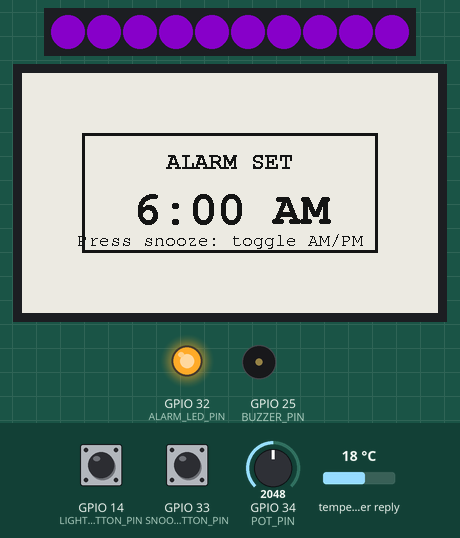
The sketch below on a simulated ESP32. Parts: 10 RGB LEDs in strip order, left to right, 416×240 one-colour display, output pins drawn as LEDs (lit = HIGH), buzzer (waves = sounding, pin HIGH). Inputs (shaded band) come from the test bench; at power-on: GPIO 33 (SNOOZE_BUTTON_PIN) HIGH, GPIO 34 (POT_PIN) = 2048, GPIO 14 (LIGHT_BUTTON_PIN) HIGH, temperature in the weather reply 18 °C. Dim RGB values are drawn brighter than linear; WiFi joins after 1.5 s; servers stay silent unless stated; the local clock reads 2024-03-15 10:24:30 at power-on unless the sketch sets it; web services answer with replies made up by the test bench; what the sketch prints to the serial monitor is not drawn.

Above: at 8.9 s.
9.0 s: GPIO 33 (SNOOZE_BUTTON_PIN) pulled LOW for 0.15 s
At 11.9 s:
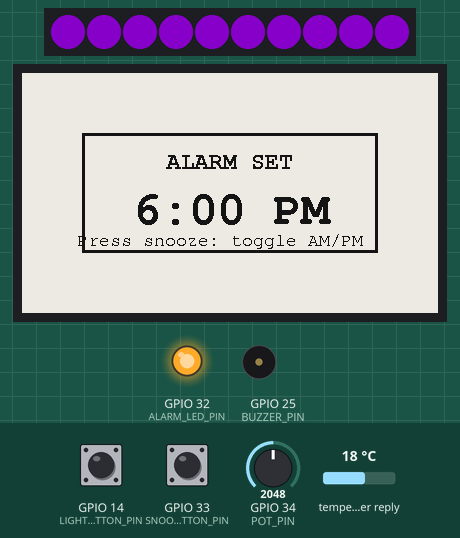
12.1 s: GPIO 34 (POT_PIN) set to 214
At 14.9 s:
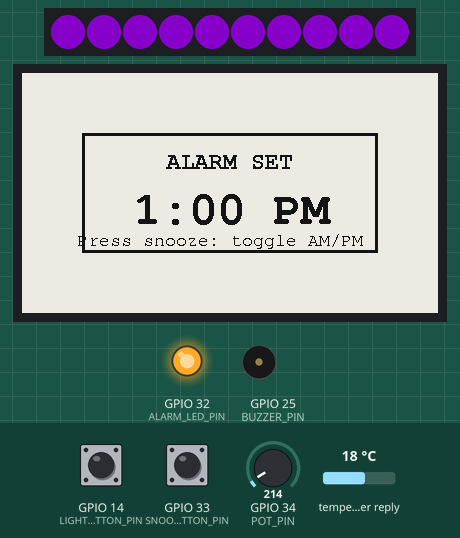
15.1 s: GPIO 34 (POT_PIN) set to 187
At 17.9 s:
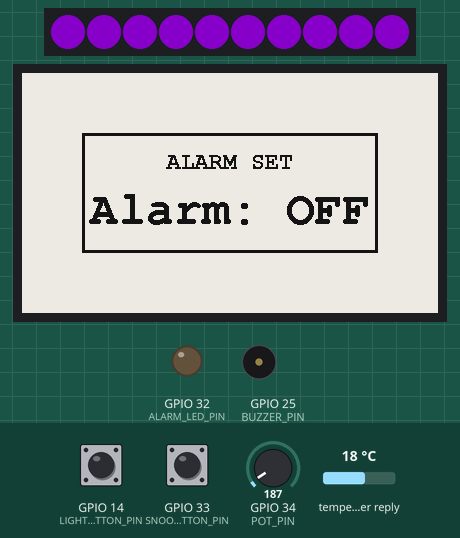
18.1 s: GPIO 14 (LIGHT_BUTTON_PIN) pulled LOW for 0.15 s
At 18.8 s:
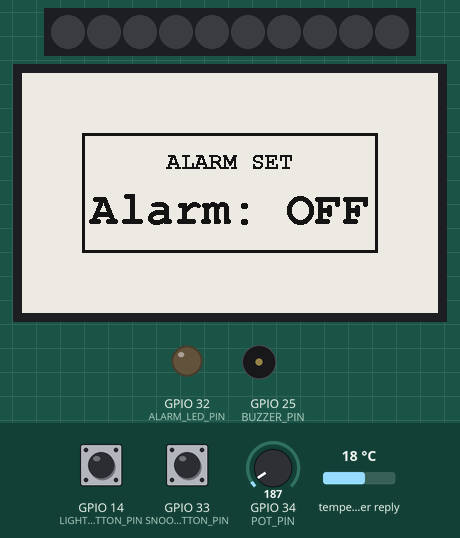
19.7 s: GPIO 34 (POT_PIN) set to 491
At 22.2 s:
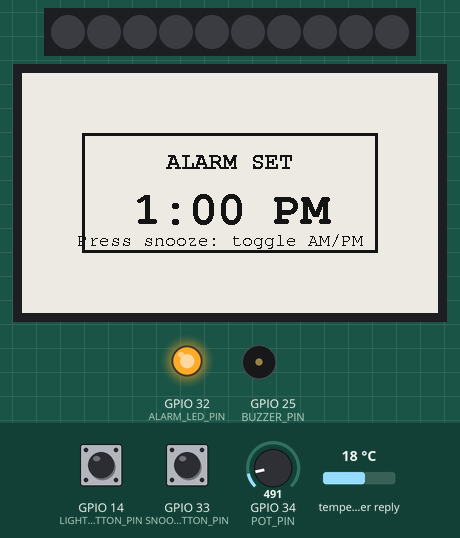
22.7 s: GPIO 33 (SNOOZE_BUTTON_PIN) pulled LOW for 1 s
At 26.2 s:
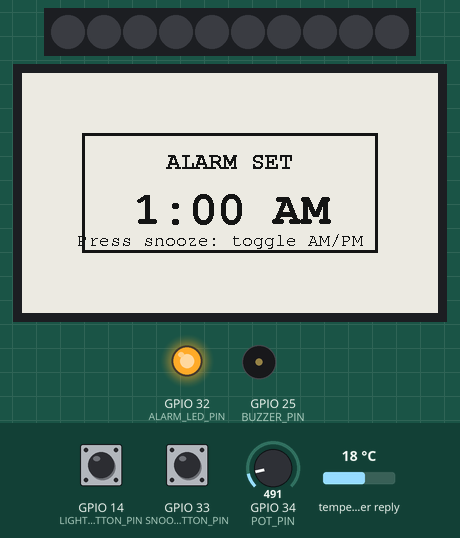
Timing chart, 0 to 27.7 s (numbered marks = the images above; inputs shaded):
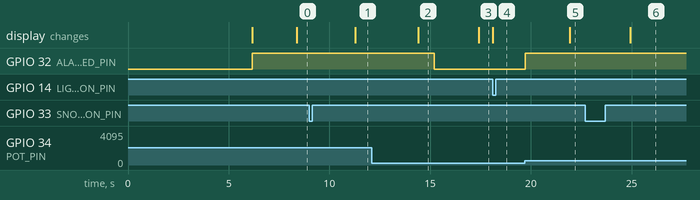

The sketch:

index.ino
```cpp
// MOTAT Desk Clock - ESP32 + WeAct 3.7" B&W e-paper (GDEY037T03)
// Features: NTP time, LED strip, light button, buzzer alarm, pot alarm set, snooze button, alarm LED
//
// ---- E-paper wiring ----
// VCC->3V3, GND->GND, DIN->D23, CLK->D18, CS->D5, DC->D26, RST->D27, BUSY->D4
//
// ---- LED strip ----
// VCC->VIN, GND->GND, DIN->D13
//
// ---- Light button ----  D14 + GND
// ---- Snooze button ----  D33 + GND
// ---- Buzzer ----  +->D25, -->GND
// ---- Alarm LED ----  +->D32, -->GND
// ---- Potentiometer ----  Left->GND, Middle->D34, Right->3V3

#include <GxEPD2_BW.h>
#include <Fonts/FreeMono9pt7b.h>
#include <Fonts/FreeMonoBold24pt7b.h>
#include <Fonts/FreeMonoBold12pt7b.h>
#include <WiFi.h>
#include <HTTPClient.h>
#include <ArduinoJson.h>
#include "time.h"
#include <FastLED.h>

// ---- WiFi credentials ----
const char* ssid     = "Wifi_name";
const char* password = "Wifi_password";


// ---- NTP settings (New Zealand) ----
const char* ntpServer          = "pool.ntp.org";
const long  gmtOffset_sec      = 12 * 3600;
const int   daylightOffset_sec = 0;

// ---- Open-Meteo API (NZ) ---- Town taken away for privacy
const char* weatherURL = "https://api.open-meteo.com/v1/forecast";

// ---- E-paper pins ----
#define CS_PIN   5
#define DC_PIN   26
#define RES_PIN  27
#define BUSY_PIN 4

// ---- LED strip ----
#define LED_PIN   13
#define NUM_LEDS  10
CRGB leds[NUM_LEDS];
bool ledsOn = true;

// ---- Buttons ----
#define LIGHT_BUTTON_PIN  14
#define SNOOZE_BUTTON_PIN 33

// ---- Buzzer ----
#define BUZZER_PIN 25

// ---- Alarm LED ----
#define ALARM_LED_PIN 32

// ---- Potentiometer ----
#define POT_PIN 34

// ---- Layout ----
#define SCREEN_W  416
#define SCREEN_H  240
#define DIVIDER_X 195
#define LEFT_W    185
#define RIGHT_X   203
#define PADDING   8

// ---- Weather state ----
struct DayForecast {
  char day[4];   // e.g. "Mon"
  int  tempMax;
  char condition[12]; // e.g. "Sunny"
};
DayForecast forecasts[4];
bool weatherLoaded = false;
unsigned long lastWeatherFetch = 0;
#define WEATHER_INTERVAL 3600000 // fetch every 1 hour

// ---- Alarm state ----
bool alarmRinging  = false;
int  alarmHour     = -1;
bool alarmIsAM     = true;
int  lastAlarmHour = -2;
unsigned long popupShownAt = 0;
bool showingPopup  = false;

GxEPD2_BW<GxEPD2_370_GDEY037T03, GxEPD2_370_GDEY037T03::HEIGHT> display(
  GxEPD2_370_GDEY037T03(CS_PIN, DC_PIN, RES_PIN, BUSY_PIN)
);

int lastMinute = -1;

// ---- WMO weather code to short description ----
const char* weatherCodeToString(int code) {
  if (code == 0)            return "Sunny";
  if (code <= 2)            return "P.Cloudy";
  if (code == 3)            return "Cloudy";
  if (code <= 49)           return "Foggy";
  if (code <= 59)           return "Drizzle";
  if (code <= 69)           return "Rainy";
  if (code <= 79)           return "Snowy";
  if (code <= 84)           return "Showers";
  if (code <= 99)           return "Stormy";
  return "Unknown";
}

// ---- Fetch weather from Open-Meteo ----
void fetchWeather() {
  if (WiFi.status() != WL_CONNECTED) return;

  HTTPClient http;
  http.begin(weatherURL);
  int httpCode = http.GET();

  if (httpCode == 200) {
    String payload = http.getString();
    DynamicJsonDocument doc(4096);
    DeserializationError error = deserializeJson(doc, payload);

    if (!error) {
      JsonArray times    = doc["daily"]["time"];
      JsonArray temps    = doc["daily"]["temperature_2m_max"];
      JsonArray codes    = doc["daily"]["weathercode"];

      // Day name lookup
      const char* dayNames[] = {"Sun","Mon","Tue","Wed","Thu","Fri","Sat"};

      for (int i = 0; i < 4; i++) {
        // Parse date string "YYYY-MM-DD"
        String dateStr = times[i].as<String>();
        struct tm t = {};
        strptime(dateStr.c_str(), "%Y-%m-%d", &t);
        mktime(&t);
        strncpy(forecasts[i].day, dayNames[t.tm_wday], 3);
        forecasts[i].day[3] = '\0';
        forecasts[i].tempMax = (int)round(temps[i].as<float>());
        strncpy(forecasts[i].condition, weatherCodeToString(codes[i].as<int>()), 11);
        forecasts[i].condition[11] = '\0';
      }
      weatherLoaded = true;
      lastWeatherFetch = millis();
      Serial.println("Weather fetched OK");
    }
  } else {
    Serial.printf("Weather fetch failed: %d\n", httpCode);
  }
  http.end();
}

// ---- Read alarm hour from potentiometer ----
int readAlarmHour() {
  int raw = analogRead(POT_PIN);
  if (raw < 200) return -1;
  return map(raw, 200, 4095, 1, 12);
}

// ---- Note frequencies ----
#define NOTE_C4  262
#define NOTE_D4  294
#define NOTE_E4  330
#define NOTE_F4  349
#define NOTE_G4  392
#define NOTE_A4  440
#define NOTE_B4  494
#define NOTE_C5  523
#define REST     0

// Ode to Joy melody
int melody[] = {
  NOTE_E4, NOTE_E4, NOTE_F4, NOTE_G4,
  NOTE_G4, NOTE_F4, NOTE_E4, NOTE_D4,
  NOTE_C4, NOTE_C4, NOTE_D4, NOTE_E4,
  NOTE_E4, NOTE_D4, NOTE_D4
};
int noteDurations[] = {
  4, 4, 4, 4,
  4, 4, 4, 4,
  4, 4, 4, 4,
  4, 2, 2
};

void playAlarmTone() {
  for (int i = 0; i < 15; i++) {
    int duration = 1000 / noteDurations[i];
    if (melody[i] == REST) {
      delay(duration);
    } else {
      tone(BUZZER_PIN, melody[i], duration);
      delay(duration * 1.3);
    }
    noTone(BUZZER_PIN);
  }
  delay(500); // pause between repeats
}

// ---- Draw weather panel ----
void drawWeatherPanel() {
  display.setFont(&FreeMono9pt7b);
  display.setTextSize(1);
  display.setTextColor(GxEPD_BLACK);

  if (!weatherLoaded) {
    display.setCursor(RIGHT_X + PADDING, 50);
    display.print("Loading");
    display.setCursor(RIGHT_X + PADDING, 68);
    display.print("weather...");
    return;
  }

  // Title
  display.setFont(&FreeMonoBold12pt7b);
  display.setCursor(RIGHT_X + PADDING, 25);
  display.print("Forecast");
  display.drawFastHLine(RIGHT_X + PADDING, 30, 170, GxEPD_BLACK);

  // 4 day forecast
  display.setFont(&FreeMono9pt7b);
  for (int i = 0; i < 4; i++) {
    char line[24];
    snprintf(line, sizeof(line), "%s %d'C %s",
             forecasts[i].day,
             forecasts[i].tempMax,
             forecasts[i].condition);
    display.setCursor(RIGHT_X + PADDING, 55 + i * 44);
    display.print(line);
  }
}

// ---- Show alarm popup ----
void showAlarmPopup(int hour, bool isAM) {
  char popupStr[20];
  if (hour == -1) {
    strcpy(popupStr, "Alarm: OFF");
  } else {
    snprintf(popupStr, sizeof(popupStr), "%d:00 %s", hour, isAM ? "AM" : "PM");
  }

  display.setFullWindow();
  display.firstPage();
  do {
    display.fillScreen(GxEPD_WHITE);

    int boxX = 60, boxY = 60, boxW = 296, boxH = 120;
    display.fillRect(boxX, boxY, boxW, boxH, GxEPD_BLACK);
    display.fillRect(boxX + 3, boxY + 3, boxW - 6, boxH - 6, GxEPD_WHITE);

    // Title
    display.setFont(&FreeMonoBold12pt7b);
    display.setTextColor(GxEPD_BLACK);
    display.setTextSize(1);
    int16_t x1, y1; uint16_t w, h;
    display.getTextBounds("ALARM SET", 0, 0, &x1, &y1, &w, &h);
    display.setCursor(boxX + (boxW - w) / 2, boxY + 35);
    display.print("ALARM SET");

    // Time
    display.setFont(&FreeMonoBold24pt7b);
    display.getTextBounds(popupStr, 0, 0, &x1, &y1, &w, &h);
    display.setCursor(boxX + (boxW - w) / 2, boxY + 90);
    display.print(popupStr);

    // Hint for AM/PM toggle
    if (hour != -1) {
      display.setFont(&FreeMono9pt7b);
      display.setTextSize(1);
      display.getTextBounds("Press snooze to toggle AM/PM", 0, 0, &x1, &y1, &w, &h);
      display.setCursor(boxX + (boxW - w) / 2, boxY + 112);
      display.print("Press snooze: toggle AM/PM");
    }

  } while (display.nextPage());

  showingPopup = true;
  popupShownAt = millis();
  lastMinute   = -1;
}

void displayTime() {
  struct tm timeinfo;
  if (!getLocalTime(&timeinfo)) {
    Serial.println("Failed to get time");
    return;
  }

  if (timeinfo.tm_min == lastMinute) return;
  lastMinute = timeinfo.tm_min;

  char hourStr[3];
  char minStr[3];
  char dateStr[12];
  strftime(hourStr, sizeof(hourStr), "%I", &timeinfo);
  strftime(minStr,  sizeof(minStr),  "%M", &timeinfo);
  strftime(dateStr, sizeof(dateStr), "%a %d %b", &timeinfo);

  // Check alarm trigger
  int currentHour12 = timeinfo.tm_hour % 12;
  if (currentHour12 == 0) currentHour12 = 12;
  bool currentIsAM = timeinfo.tm_hour < 12;
  if (alarmHour != -1 && alarmHour == currentHour12
      && alarmIsAM == currentIsAM && timeinfo.tm_min == 0) {
    alarmRinging = true;
  }

  Serial.printf("Updating: %s:%s | Alarm: %d %s\n",
                hourStr, minStr, alarmHour, alarmIsAM ? "AM" : "PM");

  display.setFullWindow();
  display.firstPage();
  do {
    display.fillScreen(GxEPD_WHITE);

    // Vertical divider
    display.drawFastVLine(DIVIDER_X, 10, SCREEN_H - 20, GxEPD_BLACK);

    // ---- LEFT PANEL: Time + Date ----
    display.setFont(&FreeMonoBold24pt7b);
    display.setTextSize(2);
    display.setTextColor(GxEPD_BLACK);

    int16_t x1, y1; uint16_t w, h;

    display.getTextBounds(hourStr, 0, 0, &x1, &y1, &w, &h);
    display.setCursor((LEFT_W - w) / 2, 95);
    display.print(hourStr);

    display.getTextBounds(minStr, 0, 0, &x1, &y1, &w, &h);
    display.setCursor((LEFT_W - w) / 2, 185);
    display.print(minStr);

    display.setTextSize(1);
    display.setFont(&FreeMonoBold12pt7b);
    display.getTextBounds(dateStr, 0, 0, &x1, &y1, &w, &h);
    display.setCursor((LEFT_W - w) / 2, 228);
    display.print(dateStr);

    // ---- RIGHT PANEL: Weather ----
    drawWeatherPanel();

  } while (display.nextPage());

  Serial.println("Display updated");
}

void setup() {
  Serial.begin(115200);
  Serial.println("Clock starting...");

  // ---- Init LEDs (dark purple) ----
  FastLED.addLeds<WS2812B, LED_PIN, GRB>(leds, NUM_LEDS);
  FastLED.setBrightness(220);
  fill_solid(leds, NUM_LEDS, CRGB(80, 0, 120));
  FastLED.show();

  // ---- Init pins ----
  pinMode(LIGHT_BUTTON_PIN,  INPUT_PULLUP);
  pinMode(SNOOZE_BUTTON_PIN, INPUT_PULLUP);
  pinMode(BUZZER_PIN,        OUTPUT);
  pinMode(ALARM_LED_PIN,     OUTPUT);
  digitalWrite(ALARM_LED_PIN, LOW);

  // ---- Init display ----
  display.init(115200, true, 20, false);
  display.setRotation(1);

  display.setFullWindow();
  display.firstPage();
  do {
    display.fillScreen(GxEPD_WHITE);
    display.setFont(&FreeMonoBold12pt7b);
    display.setTextColor(GxEPD_BLACK);
    display.setCursor(130, 110);
    display.print("Connecting");
    display.setCursor(120, 140);
    display.print("to WiFi...");
  } while (display.nextPage());

  // ---- Connect WiFi ----
  Serial.print("Connecting to WiFi");
  WiFi.begin(ssid, password);
  while (WiFi.status() != WL_CONNECTED) {
    delay(500);
    Serial.print(".");
  }
  Serial.println(" connected!");

  configTime(gmtOffset_sec, daylightOffset_sec, ntpServer);
  Serial.println("Time synced");

  fetchWeather();
  displayTime();
}

void loop() {
  static unsigned long lastDebounce       = 0;
  static unsigned long lastSnoozeDebounce = 0;
  static bool lastLightState  = HIGH;
  static bool lastSnoozeState = HIGH;

  // ---- Light button ----
  bool lightState = digitalRead(LIGHT_BUTTON_PIN);
  if (lightState == LOW && lastLightState == HIGH && millis() - lastDebounce > 200) {
    ledsOn = !ledsOn;
    fill_solid(leds, NUM_LEDS, ledsOn ? CRGB(80, 0, 120) : CRGB(0, 0, 0));
    FastLED.show();
    lastDebounce = millis();
  }
  lastLightState = lightState;

  // ---- Snooze button ----
  bool snoozeState = digitalRead(SNOOZE_BUTTON_PIN);
  if (snoozeState == LOW && lastSnoozeState == HIGH && millis() - lastSnoozeDebounce > 200) {
    if (alarmRinging) {
      // Dismiss alarm
      alarmRinging = false;
      noTone(BUZZER_PIN);
      Serial.println("Alarm dismissed");
    } else if (showingPopup && alarmHour != -1) {
      // Toggle AM/PM while popup is showing
      alarmIsAM = !alarmIsAM;
      Serial.printf("AM/PM toggled: %s\n", alarmIsAM ? "AM" : "PM");
      showAlarmPopup(alarmHour, alarmIsAM);
    }
    lastSnoozeDebounce = millis();
  }
  lastSnoozeState = snoozeState;

  // ---- Alarm ringing ----
  if (alarmRinging) {
    playAlarmTone();
  }

  // ---- Read pot and show popup if changed ----
  int newAlarmHour = readAlarmHour();
  if (newAlarmHour != lastAlarmHour) {
    alarmHour     = newAlarmHour;
    lastAlarmHour = newAlarmHour;
    digitalWrite(ALARM_LED_PIN, alarmHour != -1 ? HIGH : LOW);
    showAlarmPopup(alarmHour, alarmIsAM);
  }

  // ---- Clear popup after 6 seconds ----
  if (showingPopup && millis() - popupShownAt > 6000) {
    showingPopup = false;
    displayTime();
  }

  // ---- Refresh weather every hour ----
  if (millis() - lastWeatherFetch > WEATHER_INTERVAL) {
    fetchWeather();
  }

  // ---- Update clock display ----
  if (!showingPopup) {
    displayTime();
  }

  delay(100);
}
```

Measured:
- the behaviour switches between 200 and 199 on GPIO 34 (POT_PIN) (found by bisection; images 2 and 3)
- after the input at 9.0 s, the display: changes after 2.3 s (image 1)
- after the input at 12.1 s, the display: changes after 2.3 s (image 2)
- after the input at 15.1 s, GPIO 32 (ALARM_LED_PIN): HIGH → LOW after 0.10 s; the display: changes after 2.3 s (image 3)
- after the input at 19.7 s, GPIO 32 (ALARM_LED_PIN): LOW → HIGH at once; the display: changes after 2.2 s (image 5)
- after the input at 22.7 s, the display: changes after 2.2 s (image 6)
